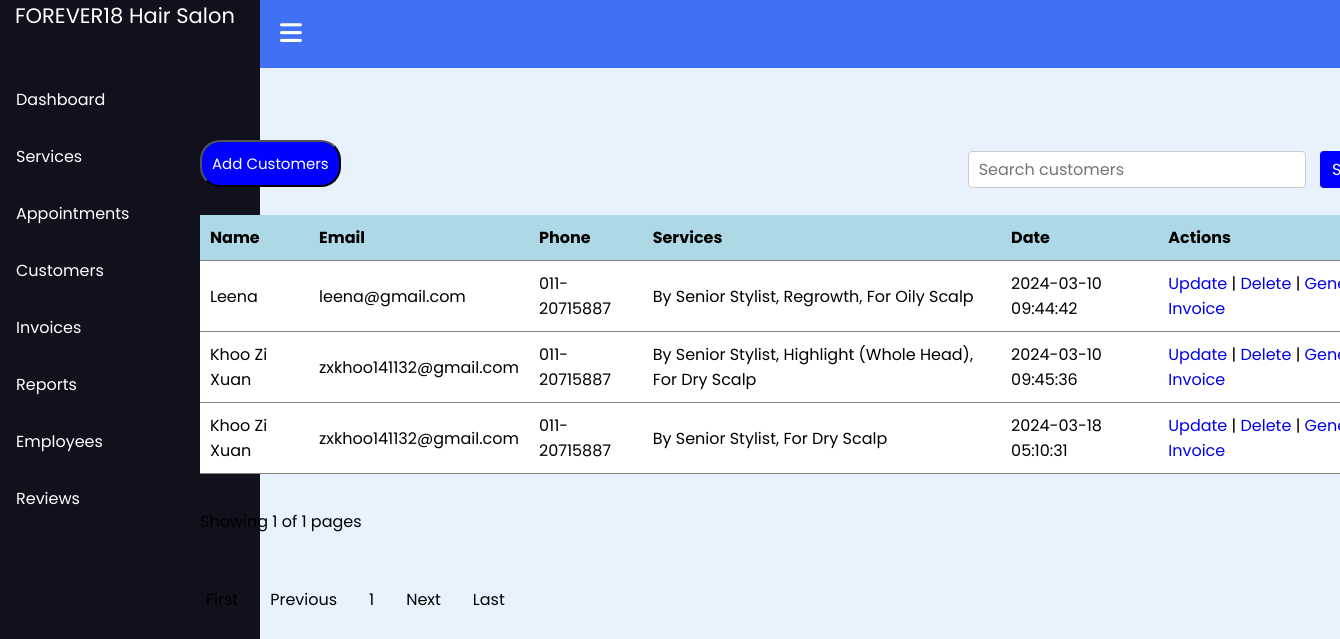
Page /admin/customers.php on the committed database.
### tables this page shows
CREATE TABLE `customers` (
  `id` int(10) NOT NULL,
  `name` varchar(50) NOT NULL,
  `email` varchar(100) NOT NULL,
  `phone` varchar(50) NOT NULL,
  `services` varchar(500) NOT NULL,
  `date` timestamp NOT NULL DEFAULT current_timestamp() ON UPDATE current_timestamp()
);

### admin/customers.php (the view, shortened to what this page needs)
<!DOCTYPE html>
<html lang="en">
<head>
    <link rel="stylesheet" href="css/customers.css">
    <link rel="stylesheet" href="css/pagination.css">
</head>
<body>
    <?php include("sidebar.php"); ?>
    <main class="main">
        <section id="content">
            <div class="customers-container">
                <button class="add-customers-button"><a href="add_customers.php">Add Customers</a></button>
                <form action="customers.php" method="GET">
                    <div class="search-container">
                        <input type="text" name="search" class="search" value="<?php if (isset($_GET['search'])) {
                            echo $_GET['search'];
                        } ?>" placeholder="Search customers">
                        <button type="submit" class="search-button">Search</button>
                    </div>
                </form>
                <table class="table">
                    <thead>
                        <tr>
                            <th>Name</th>
                            <th>Email</th>
                            <th>Phone</th>
                            <th>Services</th>
                            <th>Date</th>
                            <th>Actions</th>
                        </tr>
                    </thead>
                    <tbody>
                        <?php
                        $start = 0;
                        $rows_per_page = 4;
                        $records = "SELECT * FROM customers";
                        $recordsResult = mysqli_query($conn, $records);
                        $num_of_rows = $recordsResult->num_rows;
                        $pages = ceil($num_of_rows / $rows_per_page);
                        if (isset($_GET['search'])) {
                            $search = $_GET['search'];
                            $sql = "SELECT * FROM customers WHERE CONCAT(name, email, phone) LIKE '%$search%' ORDER BY date LIMIT $start, $rows_per_page";
                        } else {
                            $sql = "SELECT * FROM customers ORDER BY date LIMIT $start, $rows_per_page";
                        }
                        $result = mysqli_query($conn, $sql);
                        if ($result) {
                            while ($row = mysqli_fetch_assoc($result)) {
                                $customerId = $row['id'];
                                $name = $row['name'];
                                $email = $row['email'];
                                $phone = $row['phone'];
                                $services = $row['services'];
                                $date = $row['date'];
                                $serviceArray = explode(', ', $services);
                                $serviceString = implode(', ', $serviceArray);
                                echo '<tr>
                            <td>' . $name . '</td>
                            <td>' . $email . '</td>
                            <td>' . $phone . '</td>
                            <td>' . $serviceString . '</td>
                            <td>' . $date . '</td>
                            <td class="actions-container">
                            <a href="update_customers.php?id=' . $customerId . '">Update</a> |
                            <a href="delete_customers.php?id=' . $customerId . '" onclick="return confirm(\'Are you sure you want to delete this customer?\')">Delete</a> |
                            <a href="invoices.php?customer_id=' . $customerId . '">Generate Invoice</a>
                            </td>
                        </tr>';
                            }
                        } else {
                            echo '<tr><td>No customers found.</td></tr>';
                        }
                        ?>
                    </tbody>
                </table>
                <br>
                <div class="page-info">
                    <?php
                    if (!isset($_GET['page-num'])) {
                        $page = 1;
                    } else {
                        $page = $_GET['page-num'];
                    }
                    ?>
                    Showing
                    <?php echo $page ?> of
                    <?php echo $pages ?> pages
                </div>
                <br>
                <div class="pagination">
                    <a href="?page-num=1">First</a>
                    <?php
                    if (isset($_GET['page-num']) && $_GET['page-num'] > 1) {
                        ?>
                        <a href="?page-num=<?php echo $_GET['page-num'] - 1 ?>">Previous</a>
                        <?php
                    } else {
                        ?>
                        <a>Previous</a>
                        <?php
                    }
                    ?>
                    <div class="page-numbers">
                        <?php
                        for ($counter = 1; $counter <= $pages; $counter++) {
                            ?>
                            <a href="?page-num=<?php echo $counter ?>">
                                <?php echo $counter ?>
                            </a>
                            <?php
                        }
                        ?>
                    </div>
                    <?php
                    if (!isset($_GET['page-num'])) {
                        ?>
                        <a href="?page-num=2">Next</a>
                        <?php
                    } elseif ($_GET['page-num'] >= $pages) {
                        ?>
                        <a>Next</a>
                        <?php
                    } else {
                        ?>
                        <a href="?page-num=<?php echo $_GET['page-num'] + 1 ?>">Next</a>
                        <?php
                    }
                    ?>
                    <a href="?page-num=<?php echo $pages ?>">Last</a>
                </div>
            </div>
        </section>
    </main>
</body>
</html>

### admin/css/customers.css (style rules this page uses)
.table { width: 100%; border-collapse: collapse; }
.table th, .table td { padding: 10px; text-align: left; border-bottom: 1px solid grey; }
.table th { background-color: lightblue; }
.table tbody tr { background-color: white; }
.customers-container { width: 1200px; height: 500px; }
.add-customers-button { margin-bottom: 28px; margin-top: -10px; background-color: blue; border-radius: 20px; padding: 10px; font-size: 15px; }
.add-customers-button a { color: white; text-decoration: none; }
.search-container { float: right; margin-top: -64px; }
.search { padding: 5px 10px; border: 1px solid #ccc; border-radius: 4px; font-size: 16px; margin-right: 10px; }
.search-button { padding: 6px 12px; background-color: blue; color: white; border: none; border-radius: 4px; cursor: pointer; font-size: 16px; }
.actions-container a { text-decoration: none; }

### admin/css/pagination.css (style rules this page uses)
.pagination { margin-top: 20px; margin-left: -10px; }
.pagination a { color: #000; float: left; padding: 8px 16px; text-decoration: none; transition: background-color .3s; }
.page-info { clear: both; margin-top: 10px; margin-right: 10px; }

### admin/includes/sidebar.css (style rules this page uses)
* { margin: 0; padding: 0; box-sizing: border-box; font-family: 'Poppins', sans-serif; }
.navbar, .main { left: 260px; width: calc(100% - 260px); transition: all 0.5s ease; z-index: 1000; }
.main { position: relative; display: flex; align-items: center; justify-content: center; height: 100vh; z-index: 100; background: #e7f2fd; }

### rows in the picture
customers: name "Leena", email "leena@gmail.com", phone "011-20715887", services "By Senior Stylist, Regrowth, For Oily Scalp", date "2024-03-10 09:44:42"
customers: name "Khoo Zi Xuan", email "zxkhoo141132@gmail.com", phone "011-20715887", services "By Senior Stylist, Highlight (Whole Head), For Dry Scalp", date "2024-03-10 09:45:36"
customers: name "Khoo Zi Xuan", email "zxkhoo141132@gmail.com", phone "011-20715887", services "By Senior Stylist, For Dry Scalp", date "2024-03-18 05:10:31"

### other values in the picture
$page "1"
$pages "1"
